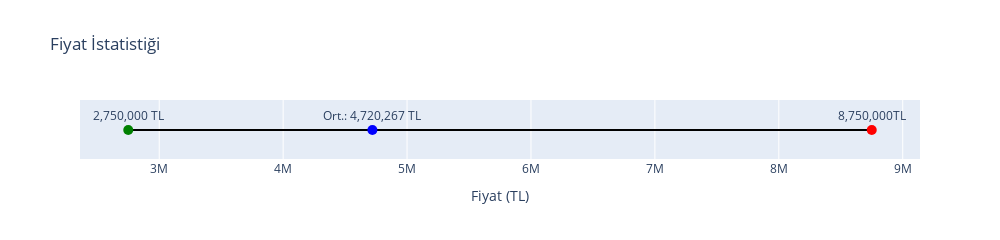

The notebook cell saved with this chart:
### Code cell
# Extract prices from the data field
prices = [item['price'] for item in data['data']]

# Calculate min, max, median, and average prices
min_price = min(prices)
max_price = max(prices)
median_price = np.median(prices)
avg_price = np.mean(prices)

# Create a scatter plot to simulate the horizontal bar
fig = go.Figure()

# Add lines for min to max
fig.add_trace(go.Scatter(
    x=[min_price, max_price],
    y=[1, 1],
    mode='lines',
    line=dict(color='black', width=2),
    showlegend=False,
))

# Add markers for min, median, average, and max
fig.add_trace(go.Scatter(
    x=[min_price, avg_price, max_price],
    y=[1, 1, 1, 1],
    mode='markers+text',
    text=[f'{min_price:,} TL', f'Ort.: {avg_price:,.0f} TL', f'{max_price:,}TL'],
    textposition='top center',
    marker=dict(color=['green', 'blue', 'red'], size=10),
    name="",
    showlegend=False,
    hovertemplate = '%{x:,.0f} TL',

))

# Update the layout for better appearance
fig.update_layout(
    title_text="Fiyat İstatistiği",
    xaxis_title="Fiyat (TL)",
    yaxis=dict(showticklabels=False, showgrid=False),  # Hide the y-axis ticks and labels
    width=1000,
    height=230,
)


# Show the plot
fig.show()

### Figure 1 — Plotly figure (JSON) as saved in the notebook; plotly's stock layout.template omitted (floating-point values rounded to 4 significant figures)
{"data": [{"line": {"color": "black", "width": 2}, "mode": "lines", "showlegend": false, "type": "scatter", "x": [2750000, 8750000], "y": [1, 1]}, {"hovertemplate": "%{x:,.0f} TL", "marker": {"color": ["green", "blue", "red"], "size": 10}, "mode": "markers+text", "name": "", "showlegend": false, "text": ["2,750,000 TL", "Ort.: 4,720,267 TL", "8,750,000TL"], "textposition": "top center", "type": "scatter", "x": [2750000, 4720000.0, 8750000], "y": [1, 1, 1, 1]}], "layout": {"height": 230, "title": {"text": "Fiyat İstatistiği"}, "width": 1000, "xaxis": {"title": {"text": "Fiyat (TL)"}}, "yaxis": {"showgrid": false, "showticklabels": false}}}
